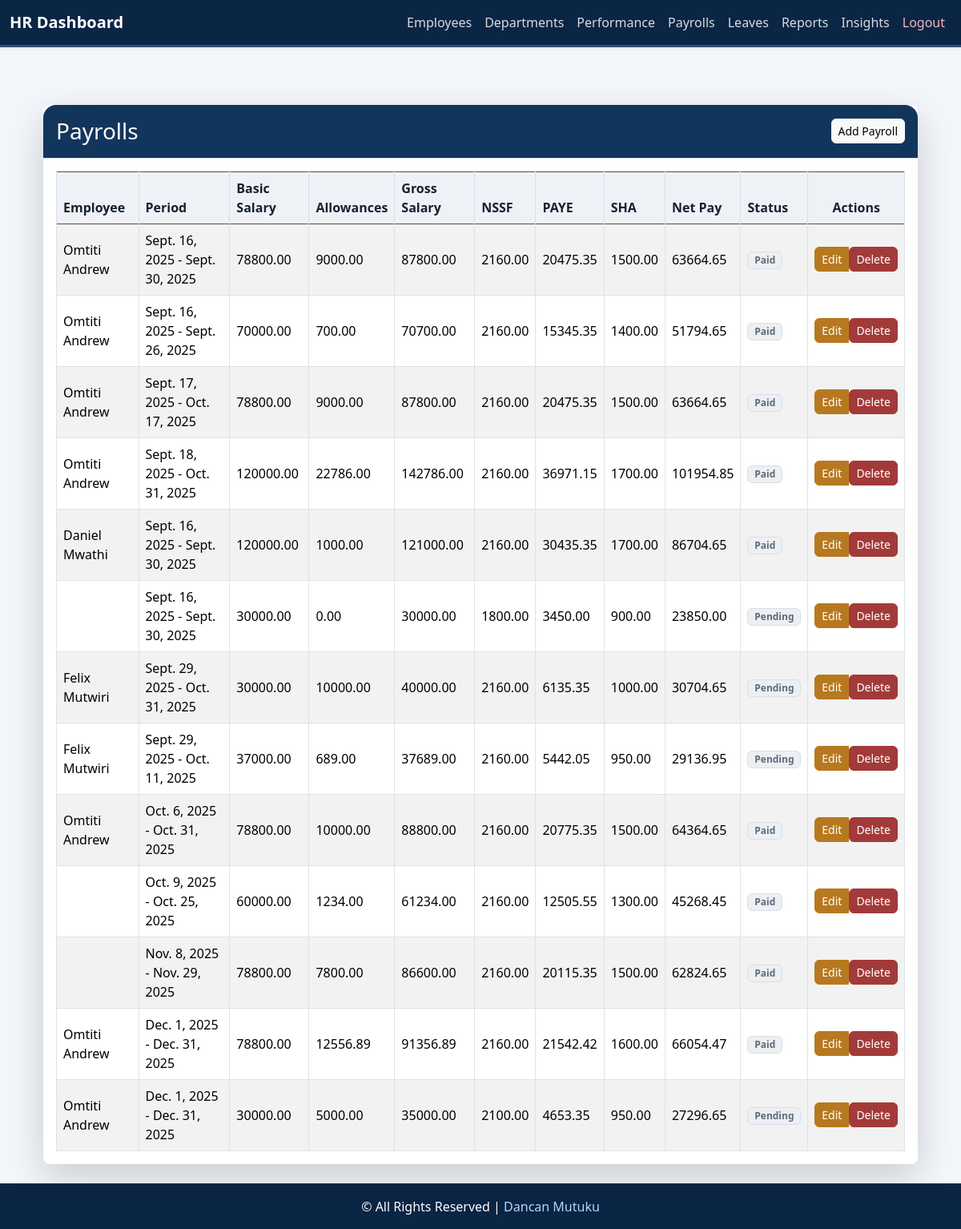
The page /employee/hr/payrolls/ on the database as committed earlier.
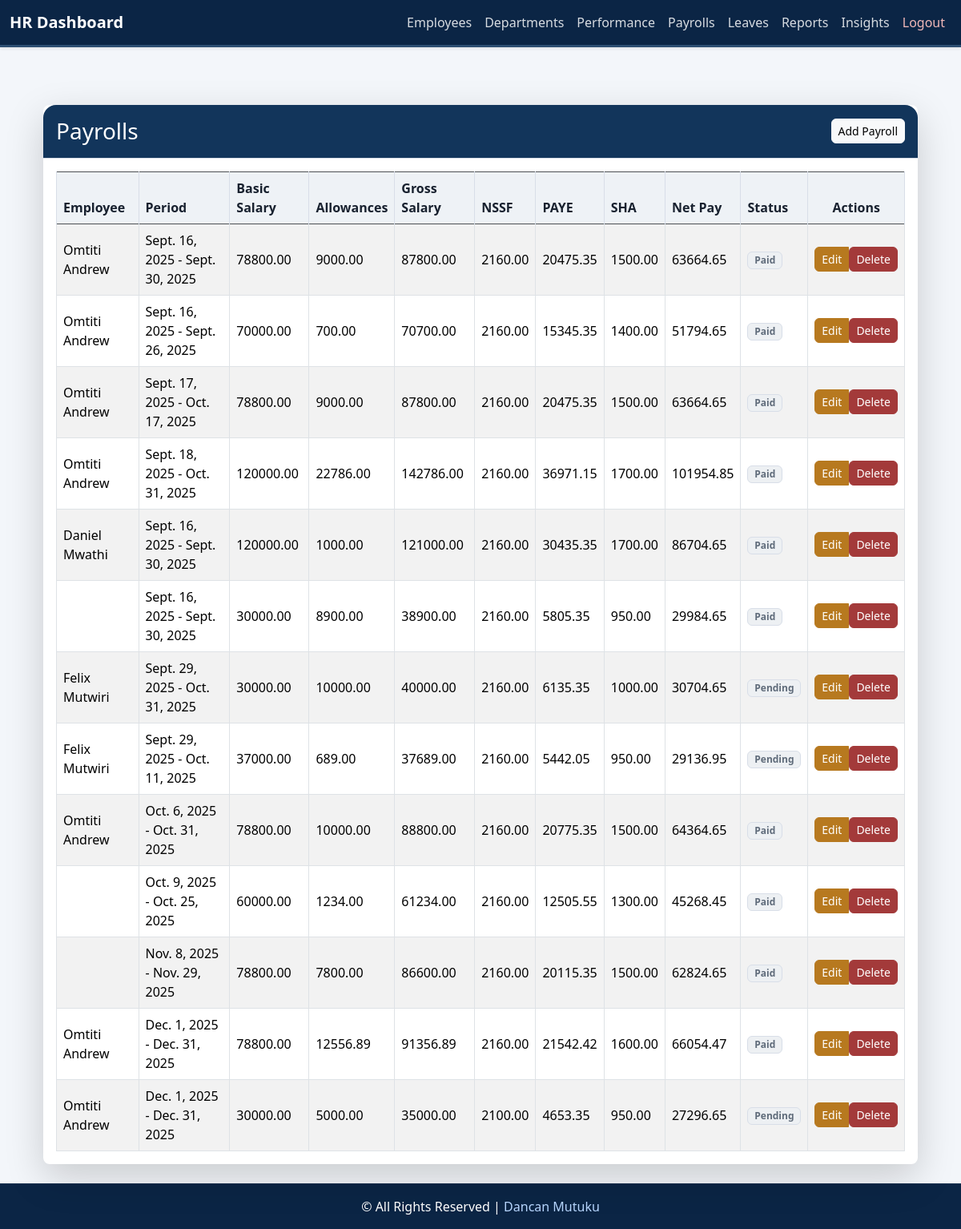
The same page on the database as committed later.
### core/models.py (models this page shows, shortened)
class Payroll(models.Model):
    STATUS_PENDING = 'Pending'
    STATUS_PAID = 'Paid'
    STATUS_CHOICES = [
        (STATUS_PENDING, 'Pending'),
        (STATUS_PAID, 'Paid'),
    ]
    employee = models.ForeignKey(Employee, on_delete=models.CASCADE, related_name='payrolls')
    period_start = models.DateField()
    period_end = models.DateField()
    basic_salary = models.DecimalField(max_digits=10, decimal_places=2)
    allowances = models.DecimalField(max_digits=10, decimal_places=2, default=0)
    gross_salary = models.DecimalField(max_digits=10, decimal_places=2, editable=False)
    paye = models.DecimalField(max_digits=10, decimal_places=2, editable=False, default=0)
    sha = models.DecimalField(max_digits=10, decimal_places=2, editable=False, default=0)
    nssf = models.DecimalField(max_digits=10, decimal_places=2, editable=False, default=0)
    net_pay = models.DecimalField(max_digits=10, decimal_places=2, editable=False)
    status = models.CharField(max_length=10, choices=STATUS_CHOICES, default=STATUS_PENDING)

### core/views.py (the view)
# urls.py: path("hr/payrolls/", views.payroll_list, name="payroll_list"),
def payroll_list(request):
    payrolls = Payroll.objects.all()  # <- fetch all payroll records
    return render(request, 'core/payroll_list.html', {'payrolls': payrolls})

### core/templates/core/payroll_list.html (shortened to what this page needs)
{% extends 'base_hr.html' %}
{% block content %}
<div class="container mt-5">
  <div class="row justify-content-center">
    <div class="col-12 col-sm-12 col-md-12">
      <div class="card shadow-lg border-0 rounded-4">
        <div class="card-header bg-primary text-white d-flex justify-content-between align-items-center py-3 rounded-top-4">
          <h3 class="mb-0">Payrolls</h3>
          <a href="{% url 'payroll_add' %}" class="btn btn-light btn-sm">
             Add Payroll
          </a>
        </div>
        <div class="card-body">
          {% if payrolls %}
          <div class="table-responsive">
            <table class="table table-striped table-bordered align-middle mb-0">
              <thead class="table-dark">
                <tr>
                  <th>Employee</th>
                  <th>Period</th>
                  <th>Basic Salary</th>
                  <th>Allowances</th>
                  <th>Gross Salary</th>
                  <th>NSSF</th>
                  <th>PAYE</th>
                  <th>SHA</th>
                  <th>Net Pay</th>
                  <th>Status</th>
                  <th class="text-center">Actions</th>
                </tr>
              </thead>
              <tbody>
                {% for payroll in payrolls %}
                <tr>
                  <td>{{ payroll.employee.user.get_full_name }}</td>
                  <td>{{ payroll.period_start }} - {{ payroll.period_end }}</td>
                  <td>{{ payroll.basic_salary|floatformat:2 }}</td>
                  <td>{{ payroll.allowances|floatformat:2 }}</td>
                  <td>{{ payroll.gross_salary|floatformat:2 }}</td>
                  <td>{{ payroll.nssf|floatformat:2 }}</td>
                  <td>{{ payroll.paye|floatformat:2 }}</td>
                  <td>{{ payroll.sha|floatformat:2 }}</td>
                  <td>{{ payroll.net_pay|floatformat:2 }}</td>
                  <td>
                    <span class="badge
                      {% if payroll.status == 'paid' %} bg-success
                      {% elif payroll.status == 'pending' %} bg-warning text-dark
                      {% else %} bg-secondary {% endif %}">
                      {{ payroll.get_status_display }}
                    </span>
                  </td>
                  <td class="text-center">
                    <div class="btn-group" role="group">
                      <a href="{% url 'payroll_edit' payroll.pk %}" class="btn btn-sm btn-warning">
                         Edit
                      </a>
                      <form action="{% url 'payroll_delete' payroll.pk %}" method="post" class="d-inline">
                        <button type="submit" class="btn btn-sm btn-danger"
                                onclick="return confirm('Are you sure you want to delete this payroll?');">
                           Delete
                        </button>
                      </form>
                    </div>
                  </td>
                </tr>
                {% endfor %}
              </tbody>
            </table>
          </div>
          {% else %}
          <div class="alert alert-info text-center mb-0">
            <i class="bi bi-info-circle"></i> No payroll records found.
          </div>
          {% endif %}
        </div>
      </div>
    </div>
  </div>
</div>
{% endblock %}

Rows that differ between the two databases and show on the page:
changed Payroll (number 6 of 13 on the later page): allowances "0.00" → "8900.00"; gross_salary "30000.00" → "38900.00"; nssf "1800.00" → "2160.00"; paye "3450.00" → "5805.35"; sha "900.00" → "950.00"; net_pay "23850.00" → "29984.65"; status "Pending" → "Paid"
